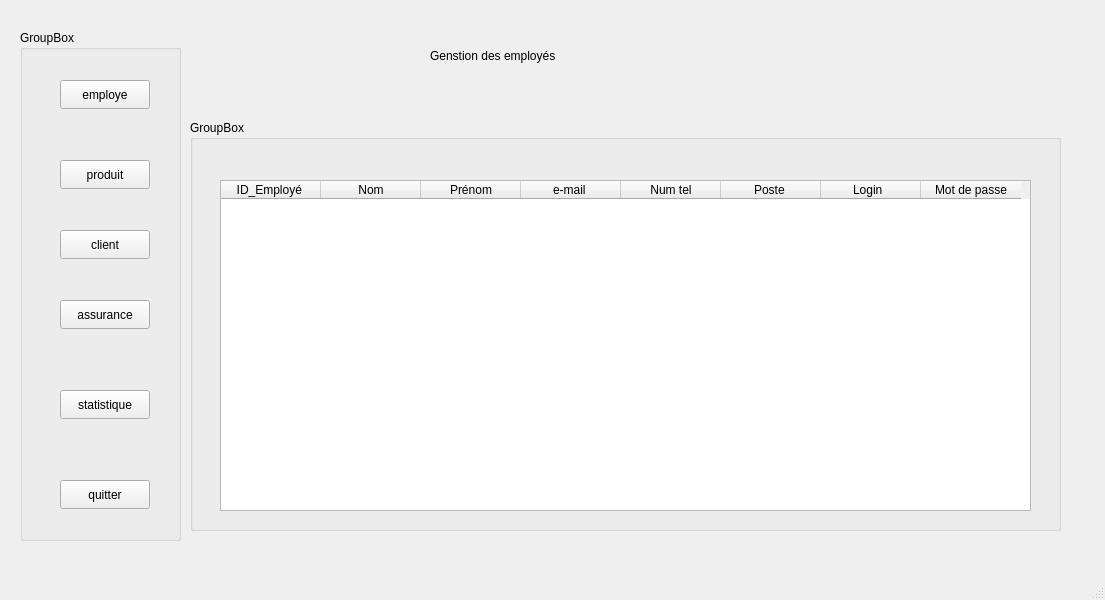
<?xml version="1.0" encoding="UTF-8"?>
<ui version="4.0">
 <class>GEmploye</class>
 <widget class="QMainWindow" name="GEmploye">
  <property name="geometry">
   <rect>
    <x>0</x>
    <y>0</y>
    <width>1105</width>
    <height>600</height>
   </rect>
  </property>
  <property name="windowTitle">
   <string>MainWindow</string>
  </property>
  <widget class="QWidget" name="centralwidget">
   <widget class="QGroupBox" name="groupBox">
    <property name="geometry">
     <rect>
      <x>20</x>
      <y>30</y>
      <width>161</width>
      <height>511</height>
     </rect>
    </property>
    <property name="title">
     <string>GroupBox</string>
    </property>
    <widget class="QPushButton" name="pushButton">
     <property name="geometry">
      <rect>
       <x>40</x>
       <y>50</y>
       <width>90</width>
       <height>29</height>
      </rect>
     </property>
     <property name="text">
      <string>employe</string>
     </property>
    </widget>
    <widget class="QPushButton" name="pushButton_2">
     <property name="geometry">
      <rect>
       <x>40</x>
       <y>130</y>
       <width>90</width>
       <height>29</height>
      </rect>
     </property>
     <property name="text">
      <string>produit</string>
     </property>
    </widget>
    <widget class="QPushButton" name="pushButton_3">
     <property name="geometry">
      <rect>
       <x>40</x>
       <y>200</y>
       <width>90</width>
       <height>29</height>
      </rect>
     </property>
     <property name="text">
      <string>client</string>
     </property>
    </widget>
    <widget class="QPushButton" name="pushButton_4">
     <property name="geometry">
      <rect>
       <x>40</x>
       <y>360</y>
       <width>90</width>
       <height>29</height>
      </rect>
     </property>
     <property name="text">
      <string>statistique</string>
     </property>
    </widget>
    <widget class="QPushButton" name="pushButton_5">
     <property name="geometry">
      <rect>
       <x>40</x>
       <y>270</y>
       <width>90</width>
       <height>29</height>
      </rect>
     </property>
     <property name="text">
      <string>assurance</string>
     </property>
    </widget>
    <widget class="QPushButton" name="pushButton_6">
     <property name="geometry">
      <rect>
       <x>40</x>
       <y>450</y>
       <width>90</width>
       <height>29</height>
      </rect>
     </property>
     <property name="text">
      <string>quitter</string>
     </property>
    </widget>
   </widget>
   <widget class="QGroupBox" name="groupBox_2">
    <property name="geometry">
     <rect>
      <x>190</x>
      <y>120</y>
      <width>871</width>
      <height>411</height>
     </rect>
    </property>
    <property name="title">
     <string>GroupBox</string>
    </property>
    <widget class="QTableWidget" name="tableWidget">
     <property name="geometry">
      <rect>
       <x>30</x>
       <y>60</y>
       <width>811</width>
       <height>331</height>
      </rect>
     </property>
     <attribute name="horizontalHeaderDefaultSectionSize">
      <number>100</number>
     </attribute>
     <column>
      <property name="text">
       <string>ID_Employé </string>
      </property>
     </column>
     <column>
      <property name="text">
       <string>Nom</string>
      </property>
     </column>
     <column>
      <property name="text">
       <string>Prénom</string>
      </property>
     </column>
     <column>
      <property name="text">
       <string>e-mail </string>
      </property>
     </column>
     <column>
      <property name="text">
       <string>Num tel</string>
      </property>
     </column>
     <column>
      <property name="text">
       <string>Poste </string>
      </property>
     </column>
     <column>
      <property name="text">
       <string>Login  </string>
      </property>
     </column>
     <column>
      <property name="text">
       <string>Mot de passe</string>
      </property>
     </column>
    </widget>
   </widget>
   <widget class="QLabel" name="label">
    <property name="geometry">
     <rect>
      <x>430</x>
      <y>30</y>
      <width>301</width>
      <height>51</height>
     </rect>
    </property>
    <property name="styleSheet">
     <string notr="true">font: 700 italic 16pt &quot;Segoe UI&quot;;
color: rgb(0, 0, 0);</string>
    </property>
    <property name="text">
     <string>Genstion des employés</string>
    </property>
   </widget>
  </widget>
  <widget class="QMenuBar" name="menubar">
   <property name="geometry">
    <rect>
     <x>0</x>
     <y>0</y>
     <width>1105</width>
     <height>25</height>
    </rect>
   </property>
  </widget>
  <widget class="QStatusBar" name="statusbar"/>
 </widget>
 <resources/>
 <connections/>
</ui>
